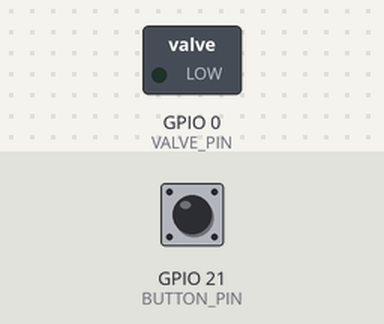
This sketch was run on a simulated ESP32-C3. On the bench: switched loads named in the sketch (green lamp = pin HIGH). The test bench sets the inputs (shaded band); at power-on: GPIO 21 (BUTTON_PIN) HIGH.

Above: at 1.2 s.
1.3 s: GPIO 21 (BUTTON_PIN) pulled LOW for 0.15 s
Timing chart, 0 to 4.3 s (numbered marks = the images above; inputs shaded):
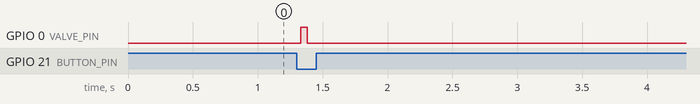

Measured:
- after the input at 1.3 s, GPIO 0 (VALVE_PIN): LOW → HIGH at once, → LOW 0.05 s later

The sketch:

firmware.ino
```cpp
// ESP32-C3 Mini: fire a solenoid valve for a short burst when a button is pressed
//
// Wiring:
//   GPIO0  -> 100 ohm -> MOSFET gate (10k pull-down gate to GND)
//   GPIO21 -> button -> GND  (internal pull-up used, pressed = LOW)
//
// Note: GPIO21 is the UART0 TX pin on the C3, so this sketch does not use
// Serial on UART0. If you need debug prints, enable "USB CDC On Boot" in
// Tools menu and use Serial normally.

const int VALVE_PIN  = 0;    // MOSFET gate
const int BUTTON_PIN = 21;   // button to GND

// How long the valve stays open per button press (milliseconds)
unsigned long single_burst_time = 50;

const unsigned long DEBOUNCE_MS = 30;

void setup() {
  pinMode(VALVE_PIN, OUTPUT);
  digitalWrite(VALVE_PIN, LOW);      // valve closed at startup

  pinMode(BUTTON_PIN, INPUT_PULLUP); // pressed = LOW
}

void fireValve() {
  digitalWrite(VALVE_PIN, HIGH);     // MOSFET on -> valve opens
  delay(single_burst_time);
  digitalWrite(VALVE_PIN, LOW);      // MOSFET off -> valve closes
}

void loop() {
  if (digitalRead(BUTTON_PIN) == LOW) {
    delay(DEBOUNCE_MS);                      // debounce
    if (digitalRead(BUTTON_PIN) == LOW) {    // still pressed -> valid press
      fireValve();

      // Wait for release so holding the button gives only one burst
      while (digitalRead(BUTTON_PIN) == LOW) {
        delay(5);
      }
      delay(DEBOUNCE_MS);                    // debounce on release
    }
  }
}
```
